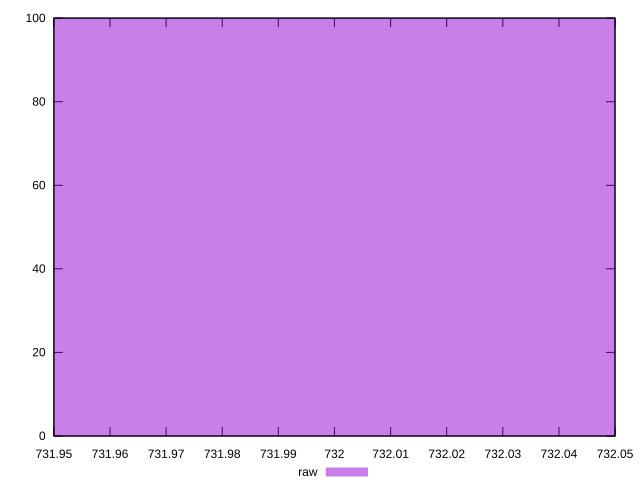

The gnuplot source for this figure:
reset
set terminal svg size 640, 490
set output "reprap/uses-long-cache-ttl/samples/pages+cached+noexternal+nojs/raw/histogram.svg"

$raw <<EOF
732 100
EOF

set key outside below
set boxwidth 0.1
set yrange [0:100]
set style fill transparent solid 0.5 noborder

plot \
  $raw title "raw" with boxes, \


reset
